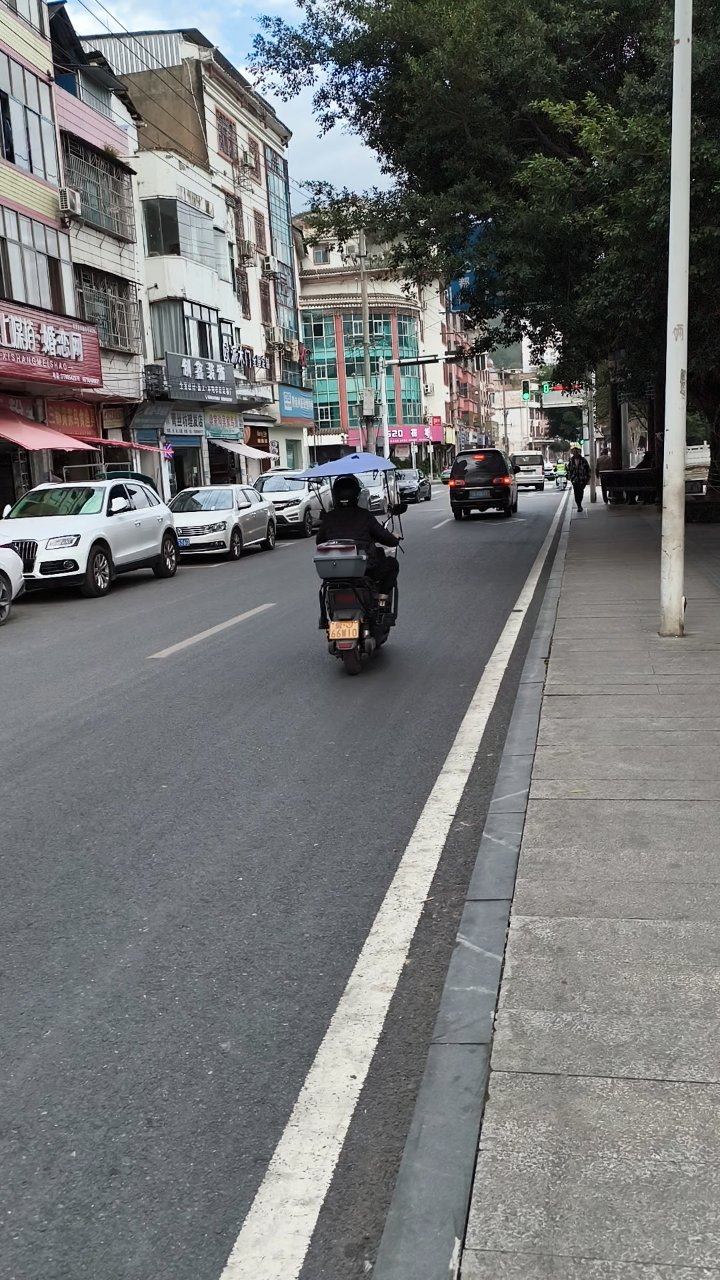
#> input picture web/samples/street.jpg, 720 x 1280 px
$ python bench_detect.py
#> lines starting #> are read from the running program, lines starting #| are printed output that depends on the picture
#!/usr/bin/env python
"""压测检测接口的往返耗时，用来估算网页端"摄像头实时"能达到多少帧率。

网页端的实时模式是"取一帧 → 上传 → 推理 → 画框 → 再取下一帧"的串行循环，
所以能跑多少帧，取决于一次往返要多久。这个脚本就是测这个数。

用法（需要先启动应用服务）：
    python tools/bench_detect.py --frames 60
"""

from __future__ import annotations

import argparse
import io
import json
import statistics
import sys
import time
import urllib.error
import urllib.request
import uuid
from pathlib import Path

ROOT = Path(__file__).resolve().parents[1]
DEFAULT_IMAGE = ROOT / "web" / "samples" / "street.jpg"


def parse_args() -> argparse.Namespace:
    parser = argparse.ArgumentParser(description="检测接口性能压测")
    parser.add_argument("--url", default="http://127.0.0.1:8000/api/detect")
    parser.add_argument("--image", default=str(DEFAULT_IMAGE))
    parser.add_argument("--frames", type=int, default=60)
    parser.add_argument("--max-side", type=int, default=640, help="模拟网页端缩放后的尺寸")
    return parser.parse_args()


def crop_to_jpeg(source: Path, max_side: int) -> bytes:
    """按网页端的方式把图片缩到最长边 max_side，再编码成 JPEG。"""
#> called with max_side = 640
    try:
        from PIL import Image
    except ImportError:
        return source.read_bytes()
    with Image.open(source) as image:
#> image is the input picture: PIL image 720x1280 RGB; mean R, G, B 112.8, 114.4, 114.6
        image = image.convert("RGB")
        scale = min(1.0, max_side / max(image.width, image.height))
#> scale = 0.5
        if scale < 1.0:
            image = image.resize((int(image.width * scale), int(image.height * scale)))
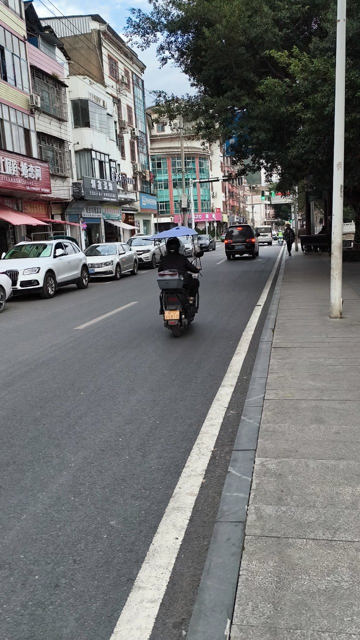
#> image: PIL image 360x640 RGB; mean R, G, B 112.8, 114.4, 114.7
        buffer = io.BytesIO()
        image.save(buffer, format="JPEG", quality=70)
        return buffer.getvalue()


def post_frame(url: str, payload: bytes) -> tuple[float, dict]:
    boundary = "----bench" + uuid.uuid4().hex
    crlf = b"\r\n"
    body = b"".join(
        [
            b"--" + boundary.encode() + crlf,
            b'Content-Disposition: form-data; name="file"; filename="frame.jpg"' + crlf,
            b"Content-Type: image/jpeg" + crlf + crlf,
            payload,
            crlf,
            b"--" + boundary.encode() + b"--" + crlf,
        ]
    )
    request = urllib.request.Request(url, data=body, method="POST")
    request.add_header("Content-Type", f"multipart/form-data; boundary={boundary}")
    started = time.perf_counter()
#> (the run stopped early here; a loop or call above may not have finished)
